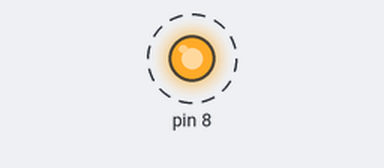
Bench run of a program on a simulated Raspberry Pi (header pin numbers). Shown: output pins drawn as LEDs (lit = HIGH). Dashed ring = blinking.

Above: at 0.5 s.
Timing chart, 0 to 4.6 s (numbered marks = the images above):
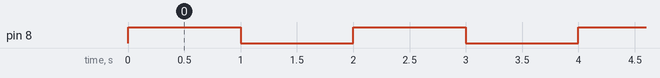

Measured:
- by itself, pin 8: alternates HIGH for 1.0 s and LOW for 1.0 s

The program:

led_single.py
```python
import RPi.GPIO as GPIO
import time

GPIO.setmode(GPIO.BOARD)
GPIO.setup(8, GPIO.OUT, initial=GPIO.LOW)
GPIO.setwarnings(False)

while True:
    GPIO.output(8, GPIO.HIGH)
    time.sleep(1)
    GPIO.output(8, GPIO.LOW)
    time.sleep(1)
```
